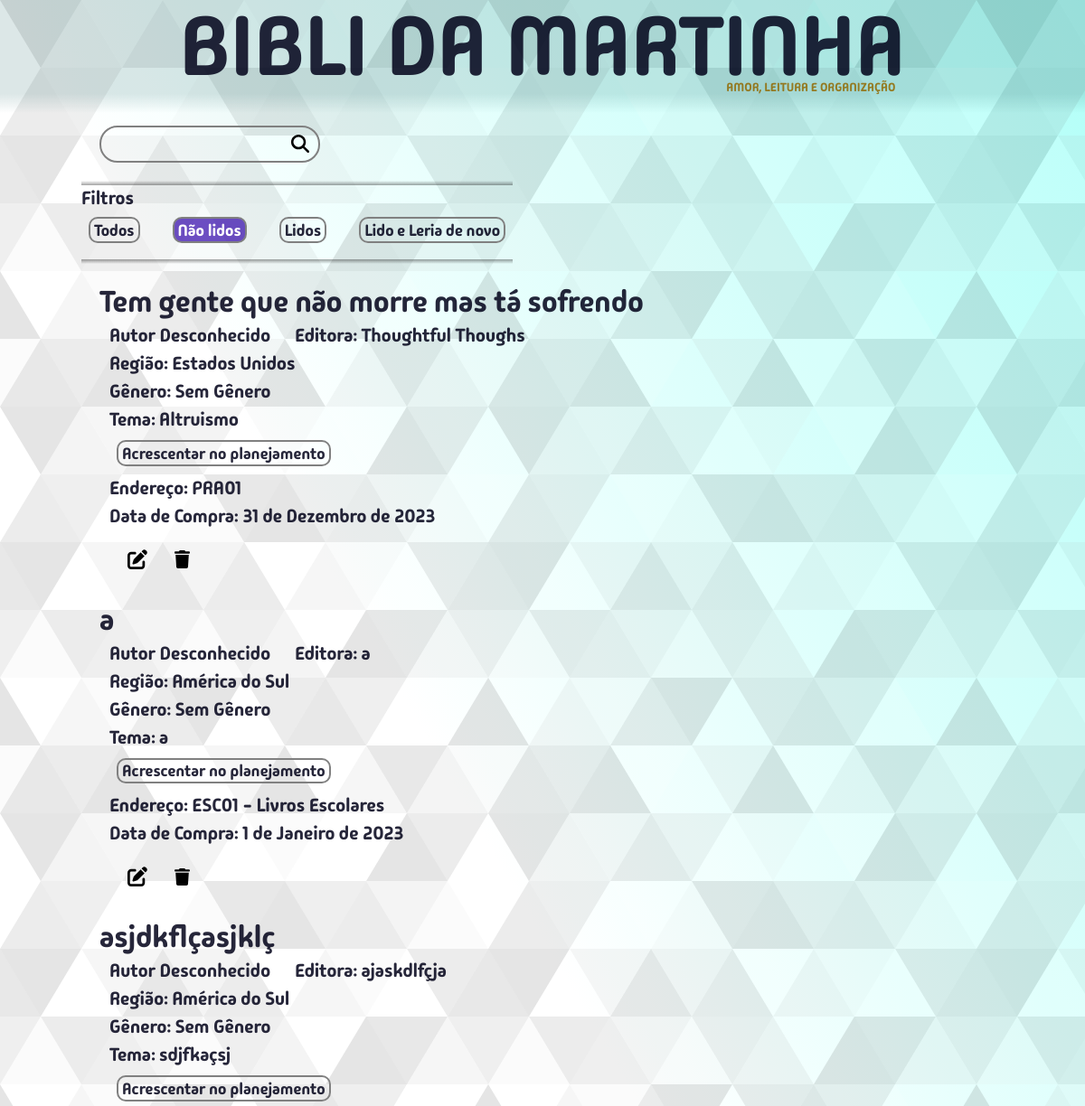
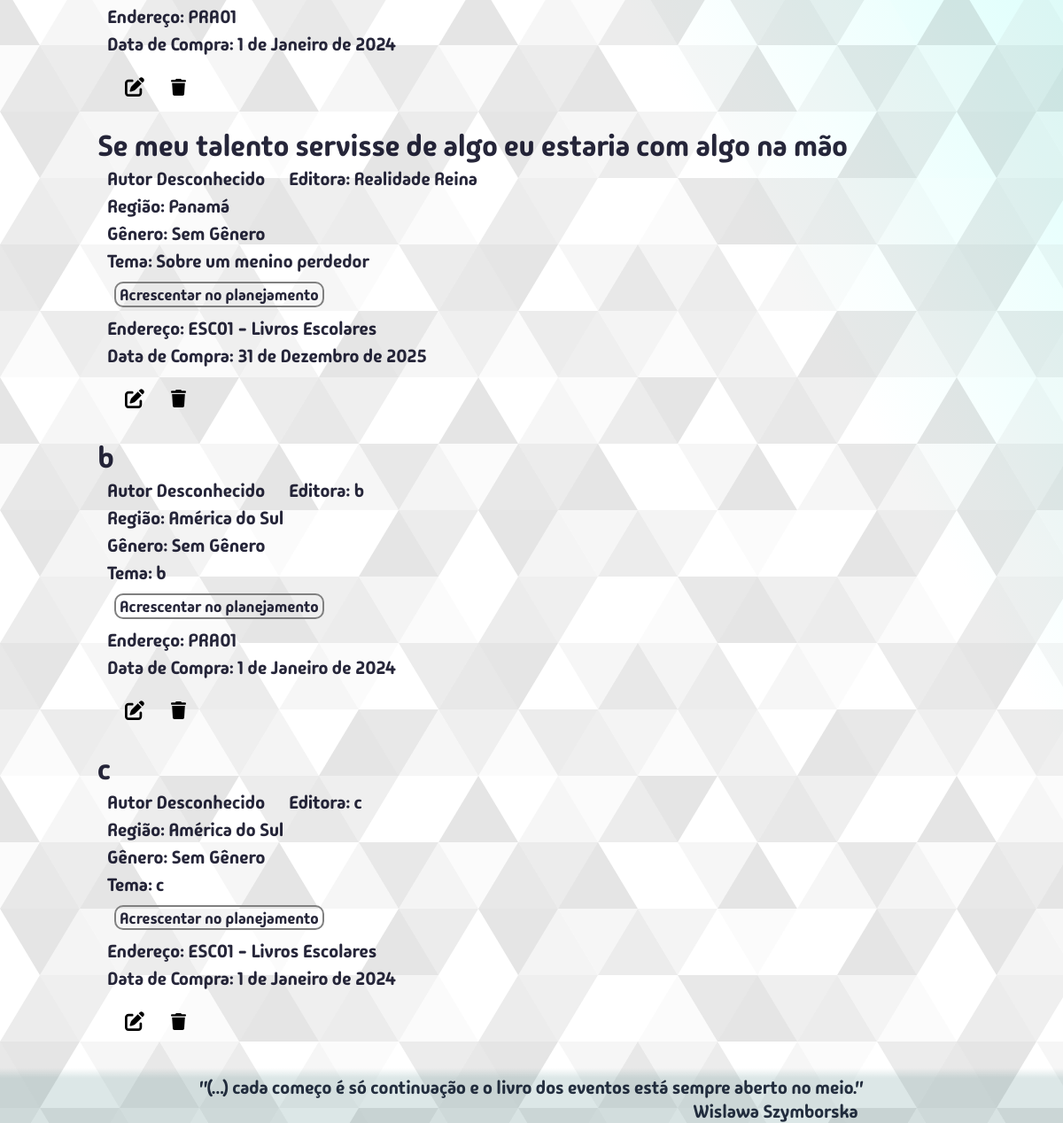
The page /meuslivros/naolidos/ on the database as committed earlier (2 pictures, top to bottom).
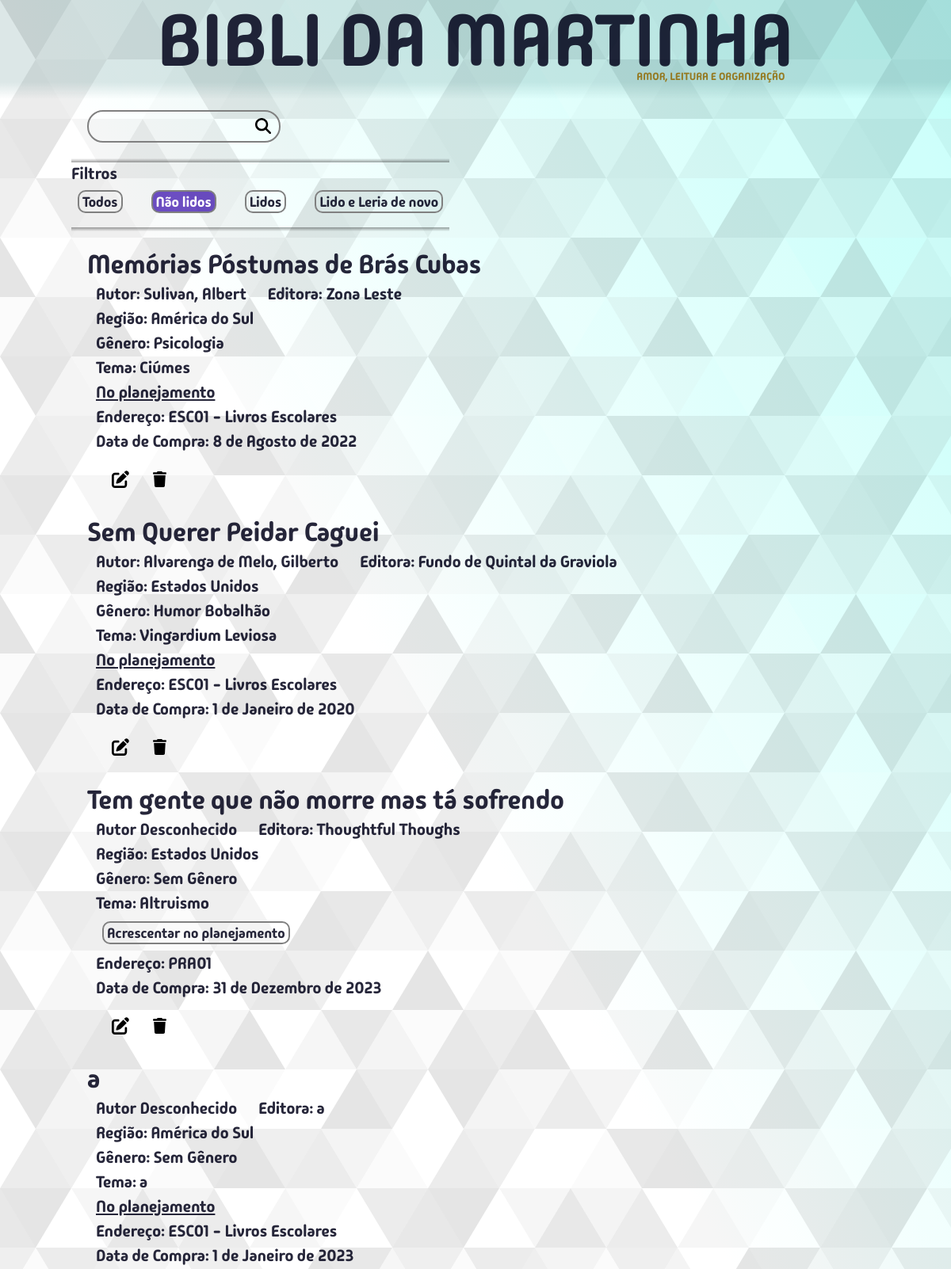
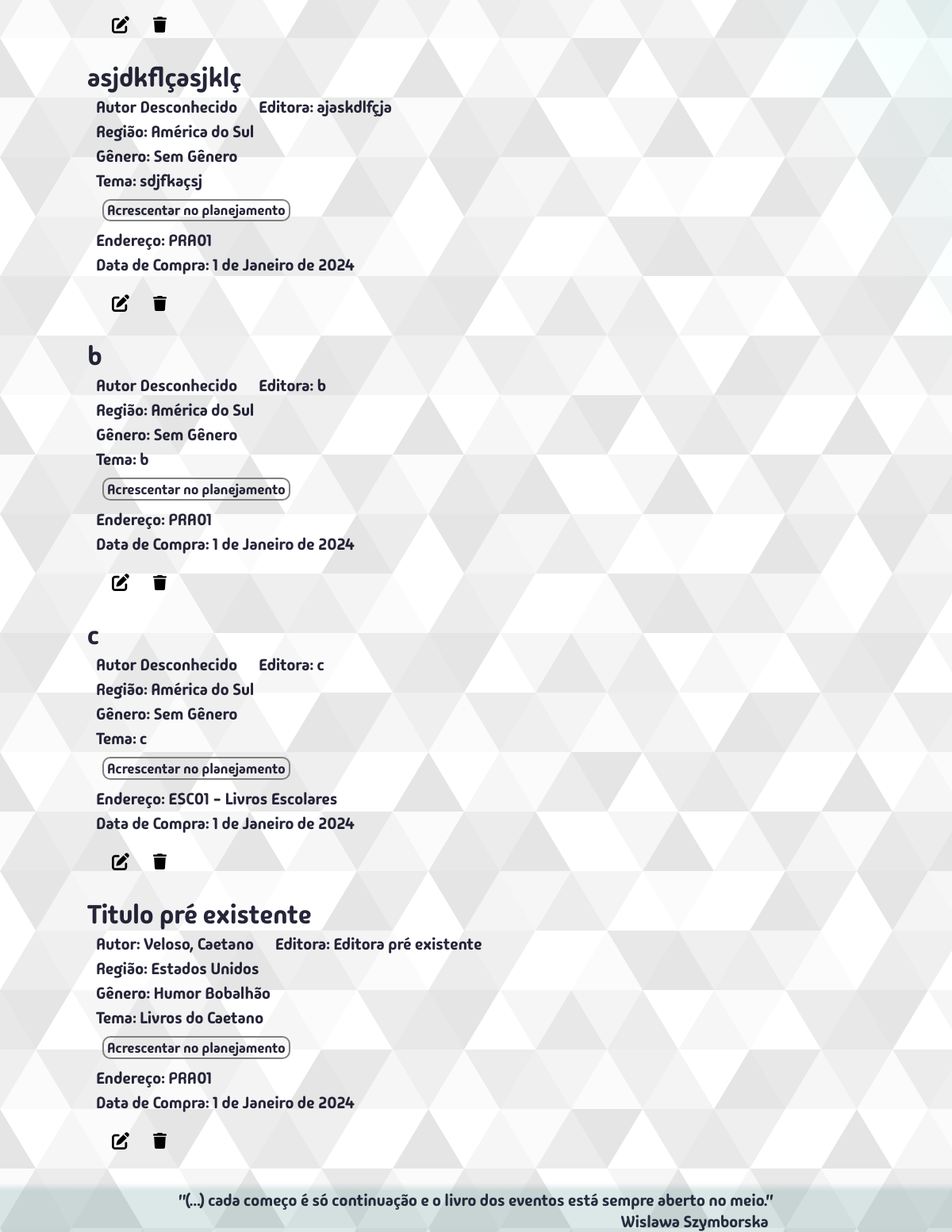
The same page on the database as committed later (2 pictures, top to bottom).
### bibm/models.py (models this page shows, shortened)
class Livro(models.Model):
    titulo = models.CharField(max_length=300, unique=True)
    editora = models.CharField(max_length=300, blank=True, null=True)
    autor = models.ForeignKey(Autor, on_delete=models.SET_DEFAULT, default=1)
    genero = models.ForeignKey(Genero, on_delete=models.SET_DEFAULT, default=1)
    tema = models.CharField(max_length=600, blank=True, null=True)
    lendo = models.BooleanField(default=False)
    lido = models.BooleanField(default=False)
    data_leitura = models.DateField(blank=True, null=True)
    leria_de_novo = models.BooleanField(default=False)
    notas = [(1,"1"),(2,"2"),(3,"3"),(4,"4"),(5,"5"),(6,"6"),(7,"7"),(8,"8"),(9,"9"),(10,"10")]
    classificacao = models.IntegerField(choices=notas, blank=True, null=True)
    endereco = models.ForeignKey(Endereco, on_delete=models.SET_NULL, blank=True, null=True)
    data_compra = models.DateField(null=True)
    regiao = models.ForeignKey(Regiao, on_delete=models.SET_DEFAULT, default=2)
    comentario = models.TextField(blank=True, null=True)
    planejamento = models.PositiveIntegerField(unique=True, blank=True, null=True)

class Regiao(models.Model):
    regiao = models.CharField(max_length=65, unique=True)
    comentario = models.TextField(blank=True, null=True)
    class Meta:
        verbose_name_plural = "regiões"
    def __str__(self):
        return str(self.regiao)

class Genero(models.Model):
    genero = models.CharField(max_length=65, unique=True)
    comentario = models.TextField(blank=True, null=True)
    class Meta:
        verbose_name = "gênero"

class Endereco(models.Model):
    codigo = models.CharField(max_length=5, validators=[validacao_endereco])
    descricao = models.CharField(max_length=300, blank=True, null=True)
    comentario = models.TextField(blank=True, null=True)
    class Meta:
        verbose_name = "Endereço"
    def __str__(self):
        if self.descricao is not None:
            return str(self.codigo) + " - " + str(self.descricao)
        else:
            return str(self.codigo)

class Autor(models.Model):
    prim_nome = models.CharField(max_length=65)
    ult_nome = models.CharField(max_length=65)
    nacionalidade = models.CharField(max_length=65, blank=True, null=True, default="")
    regiao = models.ForeignKey(Regiao, on_delete=models.SET_DEFAULT, default=2)
    comentario = models.TextField(blank=True, null=True)
    class Meta:
        verbose_name_plural = "autores"

### bibm/views.py (the view, shortened to what this page needs)
# urls.py: path("meuslivros/<filtro>/", views.meus_livros, name="meus_livros"),
def meus_livros(request, filtro):
    termo_busca = request.GET.get("q", "").strip()
    classe_btn = "btn-azul"
    filtros = {
        "todos": "Todos",
        "naolidos": "Não lidos",
        "lidos": "Lidos",
        "lidoeleriadenovo": "Lido e Leria de novo"
    }
    if termo_busca == "":
        if filtro == "todos":
            meus_livros = Livro.objects.all().order_by("titulo")
        if filtro == "naolidos":
            meus_livros = Livro.objects.filter(lido=False)
        elif filtro == "lidos":
            meus_livros = Livro.objects.filter(lido=True)
        elif filtro == "lidoeleriadenovo":
            meus_livros = Livro.objects.filter(lido=True, leria_de_novo=True)
    context = {
        "meus_livros": meus_livros,
        "caller": "meus_livros",
        "filtro": filtro,
        "filtros": filtros,
        "classe_btn": classe_btn,
    }
    return render(request, "bibm/pages/meusLivros.html", context)

### bibm/templates/bibm/pages/meusLivros.html
{% extends 'bibm/estru.html' %}
{% load static %}
{% block content %}
  <div class="container-search-box">
    <form action="{% url 'bibm:meus_livros' 'todos' %}" class="search-form caixa-de-pesquisa">
      <input type="search" class="search-input" name="q" value="{{ search_term }}" />
      <button type="submit" class="search-button lupa"><img src="{% static 'bibm/img/magnifying-glass-solid.svg' %}" alt="Lupa" /></button>
    </form>
  </div>
  {% include "bibm/partials/botoesFiltro.html" %}
  <div class="meus-livros-box">
    {% for livro in meus_livros %}
      {% include "bibm/partials/livroDetalheForm.html" %}
    {% empty %}
      Você ainda não possui nenhum livro
    {% endfor %}
  </div>
{% endblock %}

### bibm/templates/bibm/partials/livroDetalheForm.html (shortened to what this page needs)
{% load static %}
<div class="livro-box">
  <span class="meus-livros-titulo">{{ livro.titulo }}</span>
  <div class="meus-livros-abaixo-titulo-box">
    <div class="autor-editora linha-livro-info">
      {% if livro.autor.prim_nome == 'Autor Desconhecido' %}
        <span class="meus-livros-autor">Autor Desconhecido</span>
      {% else %}
        <span class="meus-livros-autor">Autor: {{ livro.autor.ult_nome }}, {{ livro.autor.prim_nome }}</span>
      {% endif %}
      <span class="meus-livros-editora">Editora: {{ livro.editora }}</span>
    </div>
    <span class="linha-livro-info">Região: {{livro.regiao}}</span>
    <span class="meus-livros-genero linha-livro-info">Gênero: {{ livro.genero.genero }}</span>
    {% if livro.tema %}
      <span class="meus-livros-tema linha-livro-info">Tema: {{ livro.tema }}</span>
    {% endif %}
    {% if livro.planejamento is None and not livro.lendo %}
    <div>
      {% if caller == "meus_livros" %}
        <form action="{% url 'bibm:acrescentar_no_planejamento_meus_livros' %}" method="post">
      {% else %}
        <form action="{% url 'bibm:acrescentar_no_planejamento'%}" method="post">
      {% endif %}
        <button type="submit" class="btn-medio {{classe_btn}}">Acrescentar no planejamento</button>
      </form>
    </div>
    {% elif livro.planejamento is not None and not livro.lendo %}
    <span class="ja-no-planejamento linha-livro-info">
      <u>No planejamento</u>
    </span>
    {% else %}
    <span class="ja-no-planejamento linha-livro-info">
      --- Lendo ---
    </span>
    {% endif %}
    {% if livro.endereco %}
      <span class="linha-livro-info">Endereço: {{livro.endereco}}</span>
    {% endif %}
    <span  class="linha-livro-info">Data de Compra: {{livro.data_compra}}</span>
    <div class="flex-flow-row espaco-top-2rem">
      <a class="btn-editar" method="GET" href="{% url 'bibm:editar_um_livro' livro.id %}">
        <img
          src="{% static 'bibm/img/pen-to-square-solid.svg' %}"
          alt="Editar este livro"
          title="Editar este livro"
        >
      </a>
      <form method="POST" href="{% url 'bibm:deletar_um_livro' %}"
        onclick="return confirm('Você confirma a exclusão deste livro?')">
        <img
          src="{% static 'bibm/img/trash-solid.svg' %}"
          alt="Deletar este livro"
          title="Deletar este livro"
          class="btn-excluir"
        >
      </form>
    </div>
  </div>
</div>

Rows that differ between the two databases and show on the page:
no longer on this page (row edited): Livro: titulo "Se meu talento servisse de algo eu estaria com algo na mão", shows "Autor Desconhecido", editora "Realidade Reina", regiao "Panamá", genero.genero "Sem Gênero", tema "Sobre um menino perdedor", endereco "ESC01 - Livros Escolares", data_compra "31 de Dezembro de 2025"
now on this page (row edited): Livro: titulo "Memórias Póstumas de Brás Cubas", autor.ult_nome "Sulivan", autor.prim_nome "Albert", editora "Zona Leste", regiao "América do Sul", genero.genero "Psicologia", tema "Ciúmes", planejamento "No planejamento", endereco "ESC01 - Livros Escolares", data_compra "8 de Agosto de 2022"
now on this page (row edited): Livro: titulo "Sem Querer Peidar Caguei", autor.ult_nome "Alvarenga de Melo", autor.prim_nome "Gilberto", editora "Fundo de Quintal da Graviola", regiao "Estados Unidos", genero.genero "Humor Bobalhão", tema "Vingardium Leviosa", planejamento "No planejamento", endereco "ESC01 - Livros Escolares", data_compra "1 de Janeiro de 2020"
changed Livro "1 de Janeiro de 2023": planejamento "Acrescentar no planejamento" → "No planejamento"
added Livro: titulo "Titulo pré existente", autor.ult_nome "Veloso", autor.prim_nome "Caetano", editora "Editora pré existente", regiao "Estados Unidos", genero.genero "Humor Bobalhão", tema "Livros do Caetano", endereco "PRA01", data_compra "1 de Janeiro de 2024"
